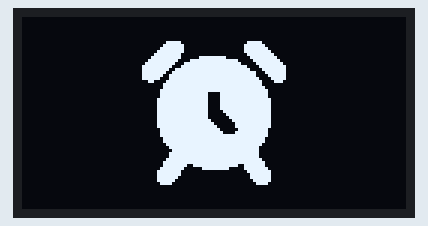
Bench run of a sketch on a simulated Arduino Uno, built for the host (arithmetic inside an expression is 32-bit, double 64-bit). Parts: 128×64 one-colour display.

Above: at 0.2 s.
At 1.74 s:
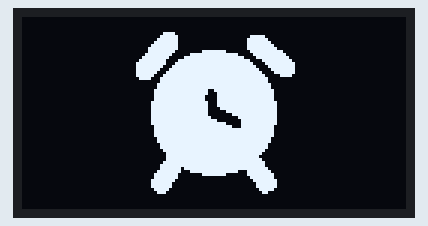
At 3.28 s:
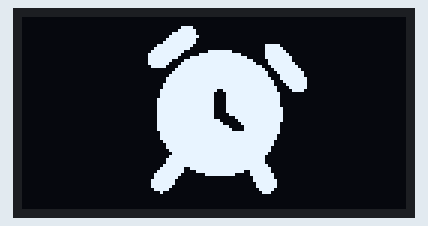
At 6.66 s:
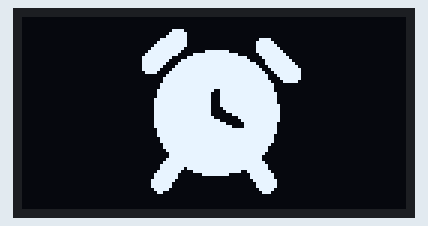
At 10.03 s:
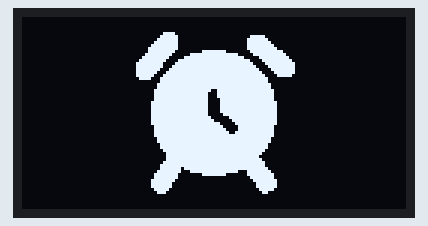
At 13.41 s:
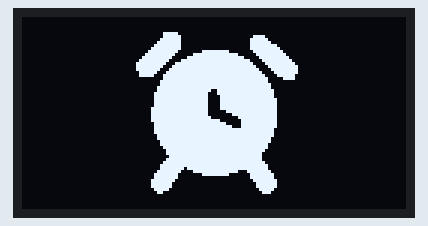

Measured:
- by itself, everything shown: repeats every 12.6 s, in 41 steps

The sketch:

oledAnimations.ino
```cpp
#include <Wire.h>
#include <Adafruit_GFX.h>
#include <Adafruit_SSD1306.h>
#include "alarm.h"

#define SCREEN_WIDTH 128 // OLED display width, in pixels
#define SCREEN_HEIGHT 64 // OLED display height, in pixels

#define OLED_RESET     -1 // Reset pin # (or -1 if sharing Arduino reset pin)
#define SCREEN_ADDRESS 0x3C ///< See datasheet for Address; 0x3D for 128x64, 0x3C for 128x32
Adafruit_SSD1306 display(SCREEN_WIDTH, SCREEN_HEIGHT, &Wire, OLED_RESET);

void setup() {
  Serial.begin(9600);
  if (!display.begin(SSD1306_SWITCHCAPVCC, SCREEN_ADDRESS)) {
    Serial.println(F("SSD1306 allocation failed"));
    for (;;); // Don't proceed, loop forever
  }
}

void loop() {
  for (int i = 0; i < 41; i++) {
    display.clearDisplay();
    display.drawBitmap(0, 0, bufferAnimation[i], 128, 64, 1);
    display.display();
  }
}
```

alarm.h
```cpp
extern const unsigned char bufferAnimation [41][1024];
```

Source omitted: alarm.c (data table, 146058 bytes)
